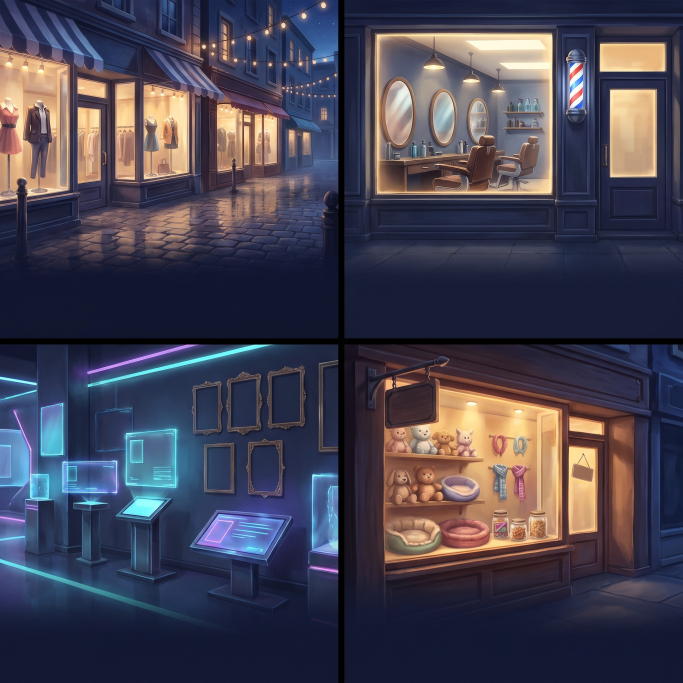
#> input picture shots/pending_art/cal_1125_shopdoors/src_sheet.jpg, 2048 x 2048 px (shown at 1/3 size)
$ python grid_icons.py ../../shots/pending_art/cal_1125_shopdoors/src_sheet.jpg 5 5 5 ../../shots/pending_art/cal_1125_shopdoors/src_vault.jpg
#> lines starting #> are read from the running program, lines starting #| are printed output that depends on the picture
"""Cut a generated sheet of icons in a grid into separate game icons on transparent.

  grid_icons.py <sheet.png> <cols> <rows> <size> <name,name,...> [key_bg option]

Names go left to right, top to bottom; each becomes art/app/<name>.webp, the item keyed off its cell's own backdrop
(tools/key_bg.py, so cells may differ in shade), centred on a transparent square of <size> px with a small margin.
"""
import os
import subprocess
import sys
import tempfile

from PIL import Image

HERE = os.path.dirname(os.path.abspath(__file__))


def main():
    sheet, cols, rows, size, names = sys.argv[1], int(sys.argv[2]), int(sys.argv[3]), int(sys.argv[4]), sys.argv[5].split(",")
    opt = sys.argv[6:7]
    im = Image.open(sheet).convert("RGB")
#> im is the input picture: PIL image 2048x2048 RGB; mean R, G, B 69.9, 67, 82.3
    w, h = im.size
#> w = 2048; h = 2048
    cw, ch = w // cols, h // rows
#> cw = 409; ch = 409
    tmp = tempfile.mkdtemp()
    for k, n in enumerate(names):
        c, r = k % cols, k // cols
        cell = im.crop((c * cw + 6, r * ch + 6, (c + 1) * cw - 6, (r + 1) * ch - 6))
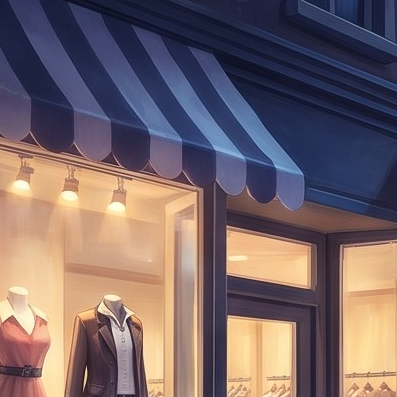
#> cell: PIL image 397x397 RGB; mean R, G, B 119.5, 102.7, 105
        cp, kp = os.path.join(tmp, n + ".png"), os.path.join(tmp, n + ".webp")
        cell.save(cp)
#> (the run stopped early here; a loop or call above may not have finished)
